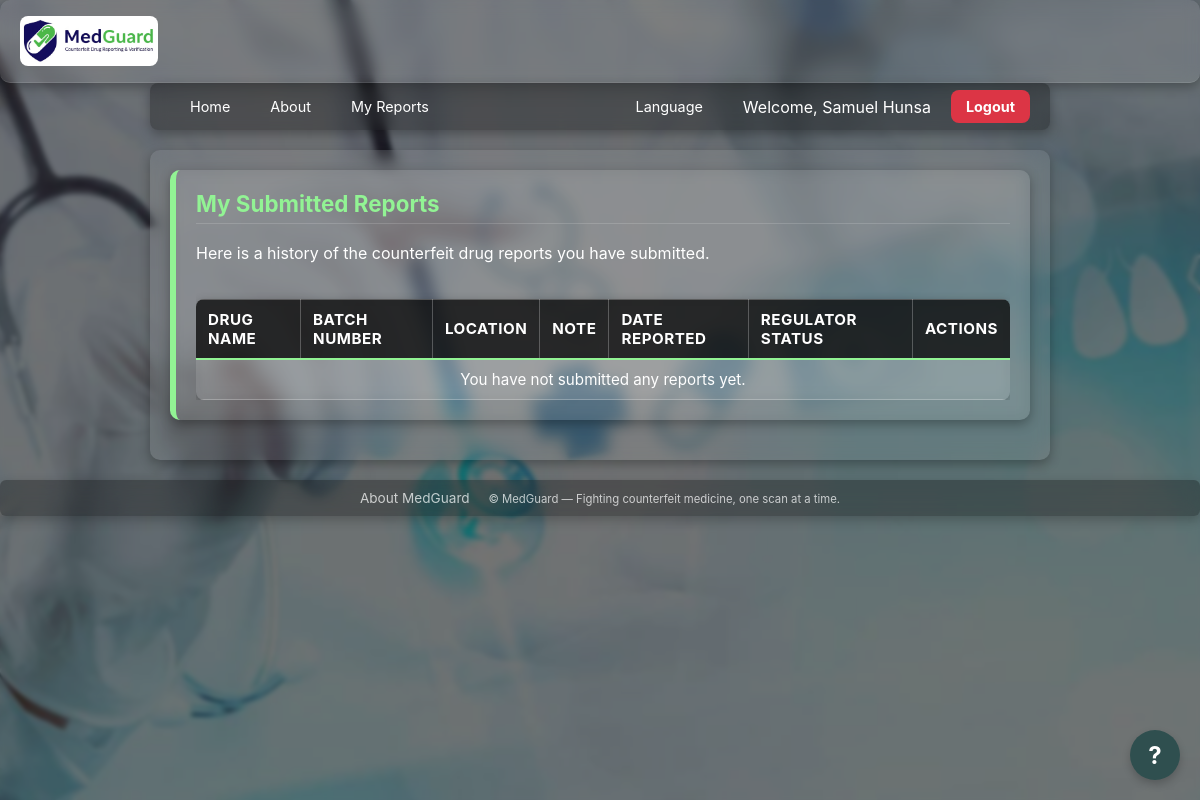
Before: /my-reports (signed in) with the older database file.
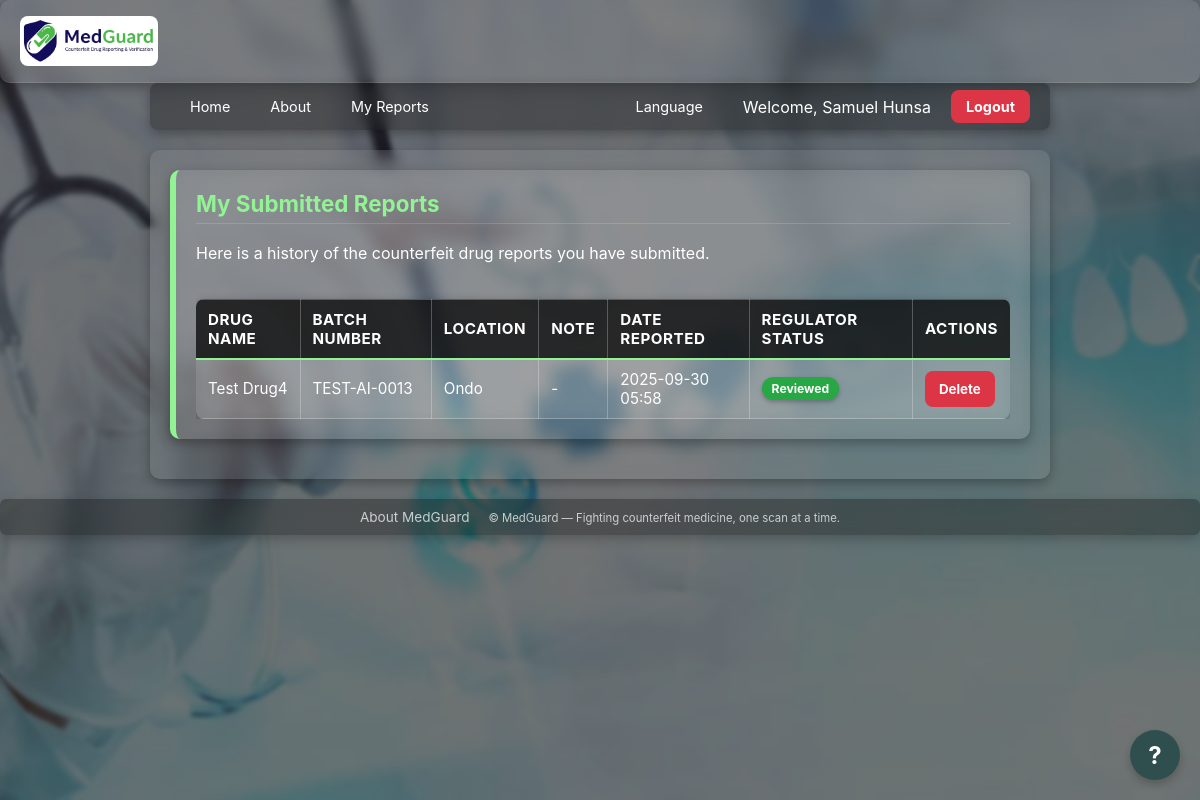
After: the same page with the newer database file.
### tables this page shows
CREATE TABLE "reports" (
                id INTEGER PRIMARY KEY AUTOINCREMENT,
                user_id INTEGER,
                drug_name TEXT,
                batch_number TEXT NOT NULL,
                location TEXT,
                note TEXT,
                image_filename TEXT,
                latitude REAL,
                longitude REAL,
                reported_on TIMESTAMP DEFAULT (datetime('now')),
                status TEXT DEFAULT 'New', admin_has_unread INTEGER DEFAULT 0, -- Changed to TEXT
                FOREIGN KEY (user_id) REFERENCES users (id)
            );

### backend/routes/auth.py (the view)
@auth_bp.route("/my-reports")
def my_reports():
    if "user_id" not in session:
        return redirect(url_for("auth.login"))
    user_id = session["user_id"]
    conn = get_db()
    reports = conn.execute(
        "SELECT id, drug_name, batch_number, location, note, reported_on, status FROM reports WHERE user_id = ? ORDER BY reported_on DESC",
        (user_id,)
    ).fetchall()
    return render_template("my_reports.html", reports=reports)

### backend/database.py (called while the page is built)
def get_db():
    if "db" not in g:
        conn = sqlite3.connect(
            cfg.DB_PATH,
            detect_types=sqlite3.PARSE_DECLTYPES,
            timeout=10
        )
        conn.row_factory = sqlite3.Row
        conn.execute("PRAGMA journal_mode=WAL;")
        g.db = conn
    return g.db

### frontend/templates/my_reports.html (shortened to what this page needs)
{% extends "base.html" %} {% block content %}
<div class="panel">
  <h2>My Submitted Reports</h2>
  <p>Here is a history of the counterfeit drug reports you have submitted.</p>
  <div style="overflow-x: auto; -webkit-overflow-scrolling: touch">
    <table class="table" style="margin-top: 20px" id="my-reports-table">
      <thead>
        <tr>
          <th>Drug Name</th>
          <th>Batch Number</th>
          <th>Location</th>
          <th>Note</th>
          <th>Date Reported</th>
          <th>Regulator Status</th>
          <th>Actions</th>
        </tr>
      </thead>
      <tbody>
        {% for report in reports %}
        <tr>
          <td data-label="Drug Name">{{ report.drug_name or "-" }}</td>
          <td data-label="Batch Number">{{ report.batch_number }}</td>
          <td data-label="Location">{{ report.location or "-" }}</td>
          <td data-label="Note">{{ report.note or "-" }}</td>
          <td data-label="Date Reported">
            {{ report.reported_on.strftime('%Y-%m-%d %H:%M') }}
          </td>
          <td data-label="Regulator Status">
            {% if report.status == 'Resolved' %}
            <span class="badge" style="background-color: #28a745; color: #fff">
              Reviewed</span
            >
            {% else %}
            <span class="badge" style="background-color: #ffc107; color: #000"
              >Pending Review</span
            >
            {% endif %}
          </td>
          <td data-label="Actions">
            <button
              class="btn delete-my-report-btn"
              data-id="{{ report.id }}"
              style="background-color: #dc3545; color: white"
            >
              Delete
            </button>
          </td>
        </tr>
        {% else %}
        <tr>
          <td colspan="7" style="text-align: center">
            You have not submitted any reports yet.
          </td>
        </tr>
        {% endfor %}
      </tbody>
    </table>
  </div>
</div>
{% endblock %}

### frontend/templates/base.html (shortened to what this page needs)
<!DOCTYPE html>
<html lang="{{ current_locale or 'en' }}">
  <head>
    <link
      rel="stylesheet"
      href="{{ url_for('static', filename='styles.css') }}"
    />
  </head>
  <body>
    <header class="mg-header">
      <div class="brand-container">
        <img
          src="{{ url_for('static', filename='images/logo.png') }}"
          alt="MedGuard Logo"
          style="height: 50px; border-radius: 8px"
        />
      </div>
    </header>
    <nav class="navbar container">
      <ul class="nav-list">
        <div class="nav-left">
          <li class="nav-item">
            <a href="{{ url_for('root') }}">{{ _('Home') }}</a>
          </li>
          <li class="nav-item">
            <a href="{{ url_for('about_page') }}">{{ _('About') }}</a>
          </li>
          {% if session.user_id %}
          <li class="nav-item">
            <a href="{{ url_for('auth.my_reports') }}">{{ _('My Reports') }}</a>
          </li>
          {% endif %}
        </div>
        <div class="nav-right">
          <li class="nav-item dropdown">
            <a href="#">{{ _('Language') }}</a>
          </li>
          {% if session.admin_id %}
          <li class="nav-item">
            <form
              action="{{ url_for('admin_logout') }}"
              method="post"
              style="margin: 0"
            >
              <input type="hidden" name="csrf" value="{{ session.csrf }}" />
              <button
                type="submit"
                class="btn"
                style="background: #dc3545; color: white; width: 100%"
              >
                {{ _('Admin Logout') }}
              </button>
            </form>
          </li>
          {% elif session.user_id %}
          <li class="nav-item">
            <span style="padding: 15px 20px; color: white"
              >{{ _('Welcome,') }} {{ session.user_name }}</span
            >
          </li>
          <li class="nav-item">
            <a
              href="{{ url_for('auth.logout') }}"
              class="btn"
              style="background-color: #dc3545"
              >{{ _('Logout') }}</a
            >
          </li>
          {% endif %}
        </div>
      </ul>
    </nav>
    <main class="container">{% block content %}{% endblock %}</main>
    <footer class="mg-footer">
      <a
        href="{{ url_for('about_page') }}"
        style="color: #eee; text-decoration: none; margin-right: 15px"
        >{{ _('About MedGuard') }}</a
      >
      <small
        >© {{ _('MedGuard — Fighting counterfeit medicine, one scan at a time.')
        }}</small
      >
    </footer>
    <button id="chat-toggle-btn">?</button>
  </body>
</html>

### frontend/static/styles.css (style rules this page uses)
:root { --mg-green: #2f4f4f; --mg-yellow: #92f394; --mg-white: #ffffff; --mg-red: #b45e19; --mg-success: #28a745; }
* { box-sizing: border-box; font-family: Inter, system-ui, -apple-system, Segoe UI, Roboto, Arial, sans-serif; }
body { margin: 0; background: var(--mg-green); color: var(--mg-white); }
.mg-header { display: flex; align-items: center; justify-content: space-between; gap: 12px; padding: 16px 20px; border-bottom: 1px solid rgba(255, 255, 255, 0.1); }
.container { padding: 20px; max-width: 900px; margin: 0 auto; }
.panel { background: rgba(255, 255, 255, 0.05); border-radius: 12px; padding: 20px; margin-bottom: 20px; box-shadow: 0 4px 12px rgba(0, 0, 0, 0.15); border-left: 6px solid var(--mg-yellow); }
.panel h2 { margin-top: 0; color: var(--mg-yellow); font-size: 1.4rem; border-bottom: 1px solid rgba(255, 255, 255, 0.15); padding-bottom: 6px; }
.btn { cursor: pointer; border: none; border-radius: 8px; padding: 10px 14px; font-weight: 700; transition: all 0.2s ease; text-decoration: none !important; }
a.btn { text-decoration: none !important; }
.navbar { padding: 0; position: relative; z-index: 1000; }
.nav-list { list-style: none; padding: 0; margin: 0; display: flex; align-items: center; justify-content: space-between; }
.nav-item a, .nav-item .btn { color: white; text-decoration: none; padding: 10px 15px; display: block; transition: background 0.2s; font-size: 0.9rem; }
.mg-footer { padding: 20px; text-align: center; opacity: 0.75; }
.table { width: 100%; border-collapse: collapse; margin-top: 10px; font-size: 0.95em; background: rgba(255, 255, 255, 0.08); backdrop-filter: blur(8px); border-radius: 8px; overflow: hidden; box-shadow: 0 2px 8px rgba(0, 0, 0, 0.25); }
.table th, .table td { border: 1px solid rgba(255, 255, 255, 0.25); padding: 10px 12px; text-align: left; color: var(--mg-white); }
.table th { background: rgba(0, 0, 0, 0.75); font-weight: bold; text-transform: uppercase; letter-spacing: 0.5px; border-bottom: 2px solid var(--mg-yellow); }
.table th:first-child, .table td:first-child { border-left: none; }
.table th:last-child, .table td:last-child { border-right: none; }
.badge { display: inline-block; padding: 4px 10px; border-radius: 12px; font-size: 0.8em; font-weight: bold; text-align: center; min-width: 70px; box-shadow: 0 2px 4px rgba(0, 0, 0, 0.25); }

Changed rows visible on the page:
added reports: drug_name "Test Drug4", batch_number "TEST-AI-0013", location "Ondo", note "-", reported_on "2025-09-30 05:58", status "Reviewed"
Other visible differences:
text no longer shown: "You have not submitted any reports yet."
